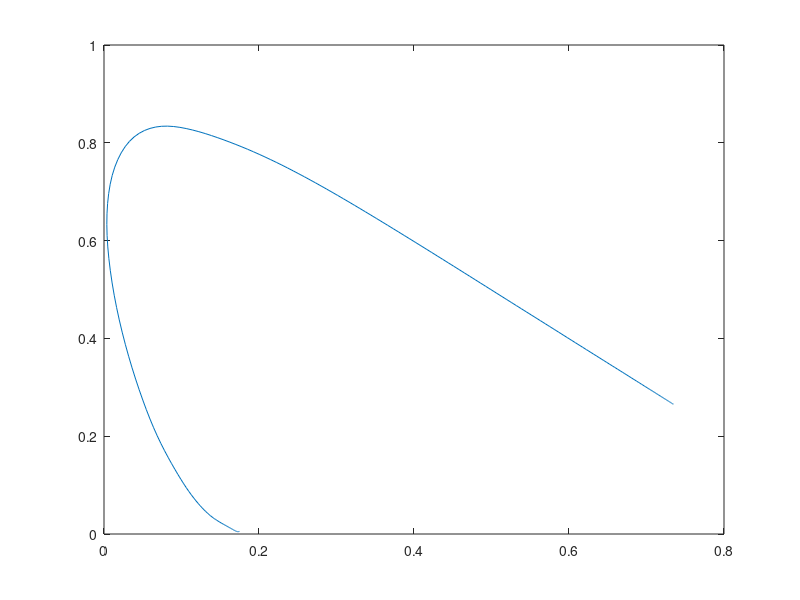

The MATLAB script that drew this image: (Note: this script raises an error after producing the figure.)
%Zahi Kfir         200681476
%Haim Shalelasvili 200832780

function [ChromaticityDiagramFigure ] = Part1_Q1(  )
%Part1_Q1 : Plot the CIE-XYZ chromaticity diagram

%load the supplied variables
load ('xyz.mat');

%transpose the cmf (working with cmf's transpose dimensions as learned in class ,3x361)
xyz = xyz';

ChromaticityDiagramFigure = figure('name','Part1_Q1: CIE-XYZ chromaticity diagram');

%Calculating x and y
%Finding the CIE-XYZ values

%calculating the syze of each testlight
n = length(xyz(1,:));

%Converting this values to xyz
sumXYZ = sum(xyz,1);

myxyz = zeros(3,n);
for i=1:1:n
    myxyz(:,i) = xyz(:,i)./sumXYZ(i);
end

%Plot a line which shows the horse curve
plot(myxyz(1,:),myxyz(2,:));


%Applying transformation to rgb (Matlab shows
%only rgb)

%xyz to rgb transformation matrix , as showen in class
toRgbMatrix = [0.49 0.31 0.20;
               0.17 0.81 0.01;
               0.00 0.01 0.99];
      
%Applying the transformation
rgb = myxyz'/toRgbMatrix;

%Reshaph the matrix to an image dimensions
rgb = reshape([rgb],[n 1 3]);

%Fill the line with the rgb colors
patch(myxyz(1,:),myxyz(2,:),rgb);

end

